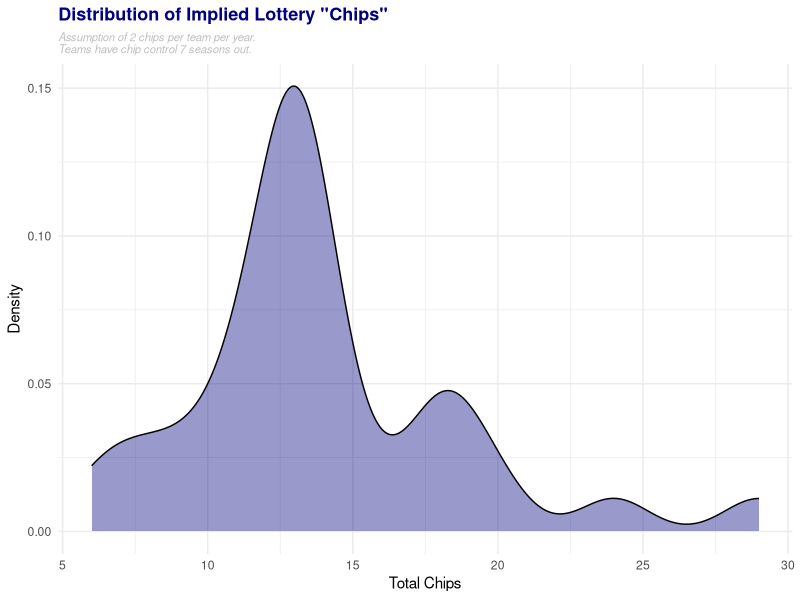
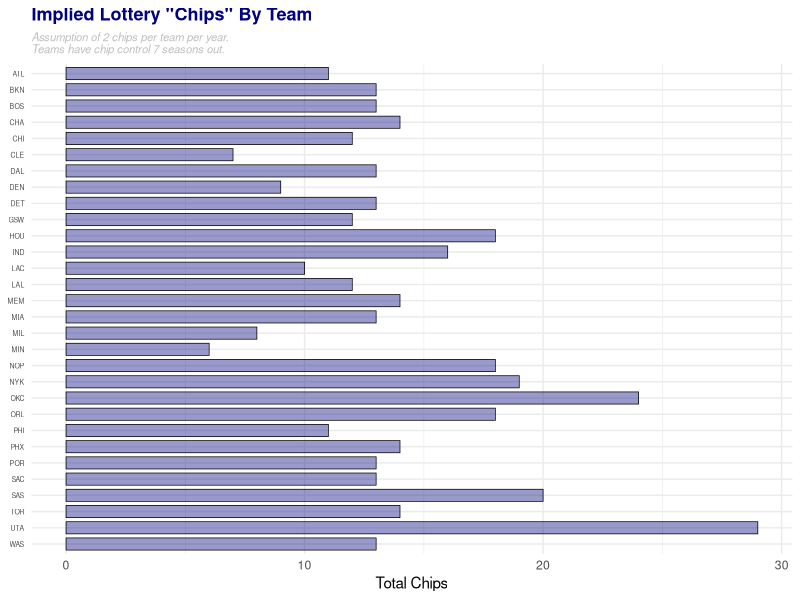

Here is the R script that generated these plots, in order:
## ---- chunk 1
#| echo: false

library('tidyverse')

# camcorder::gg_record(
#   dir = 'C:/Users/Adam Bushman/Pictures/_test', 
#   device = "png", 
#   width = 10, 
#   height = 10, 
#   units = "cm", 
#   dpi = 300
# )

data <-
  read.csv('chips-landscape.csv') |>
  group_by(Team) |>
  summarise(
    total = sum(Chips)
  ) |>
  ungroup()

## ---- chunk 2

ggplot(data) +
  geom_density(
    aes(x = total), 
    fill = "navy", 
    alpha = 0.4
  ) +
  labs(
    title = "Distribution of Implied Lottery \"Chips\"", 
    subtitle = "Assumption of 2 chips per team per year.\nTeams have chip control 7 seasons out.", 
    x = "Total Chips", 
    y = "Density"
  ) +
  theme_minimal() +
  theme(
    plot.background = element_rect(fill = "#FFFFFF", color = NA), 
    plot.title = element_text(
      color = 'navy', face = 'bold', 
      size = 13
    ), 
    plot.subtitle = element_text(
      color = 'gray', face = 'italic', 
      size = 8
    )
  )

## ---- chunk 3

ggplot(
  data
) +
  geom_col(
    aes(x = Team, y = total), 
    fill = "navy", 
    alpha = 0.4, 
    width = 0.75, 
    linewidth = 0.25, 
    color = "black"
  ) +
  coord_flip() +
  scale_x_discrete(limits=rev) +
  labs(
    title = "Implied Lottery \"Chips\" By Team", 
    subtitle = "Assumption of 2 chips per team per year.\nTeams have chip control 7 seasons out.", 
    y = "Total Chips"
  ) +
  theme_minimal() +
  theme(
    plot.background = element_rect(fill = "#FFFFFF", color = NA), 
    plot.title = element_text(
      color = 'navy', face = 'bold', 
      size = 13
    ), 
    plot.subtitle = element_text(
      color = 'gray', face = 'italic', 
      size = 8
    ), 
    axis.text.y = element_text(size = 5), 
    axis.title.y = element_blank()
  )

